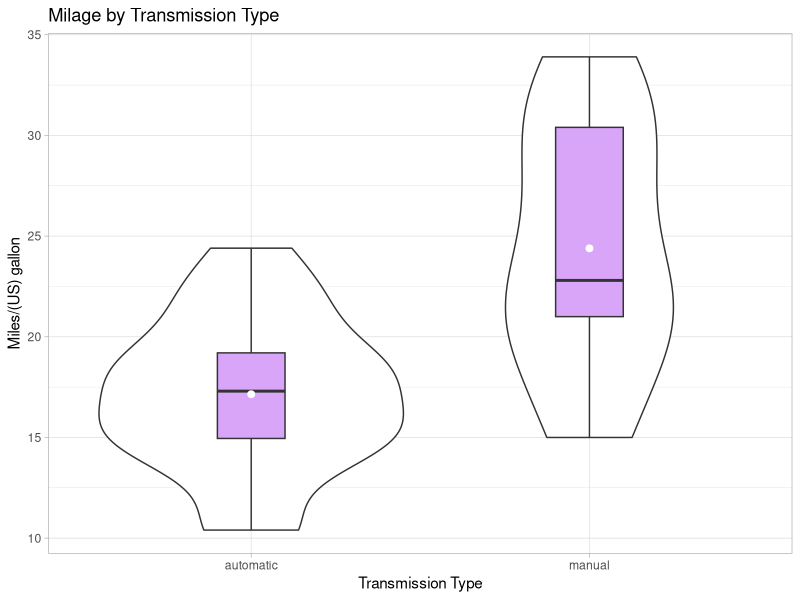
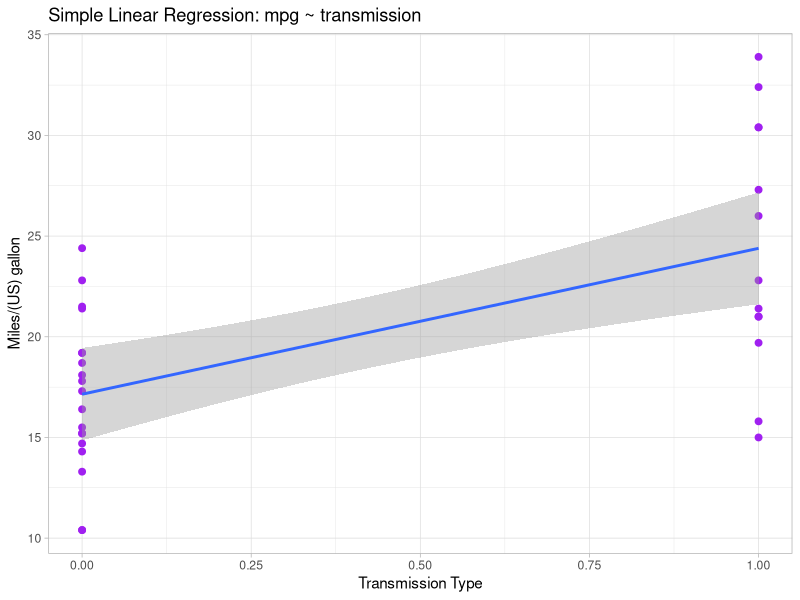
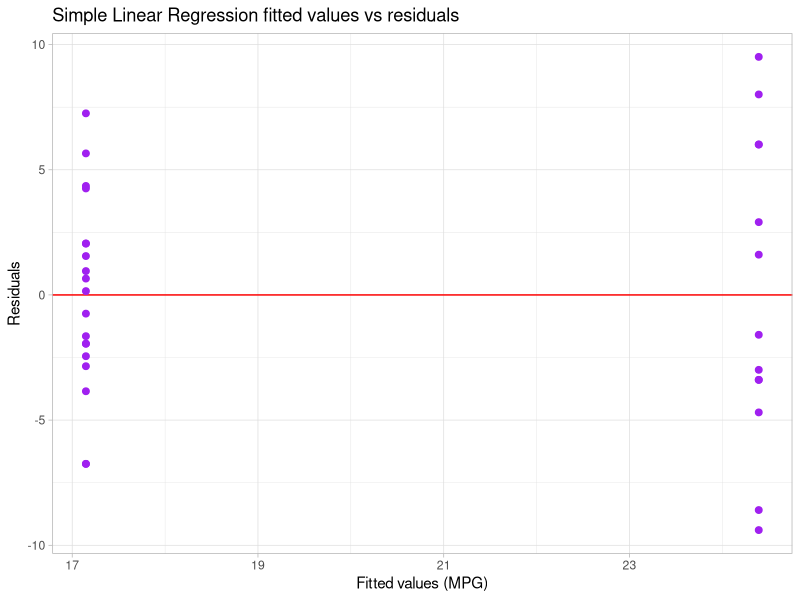
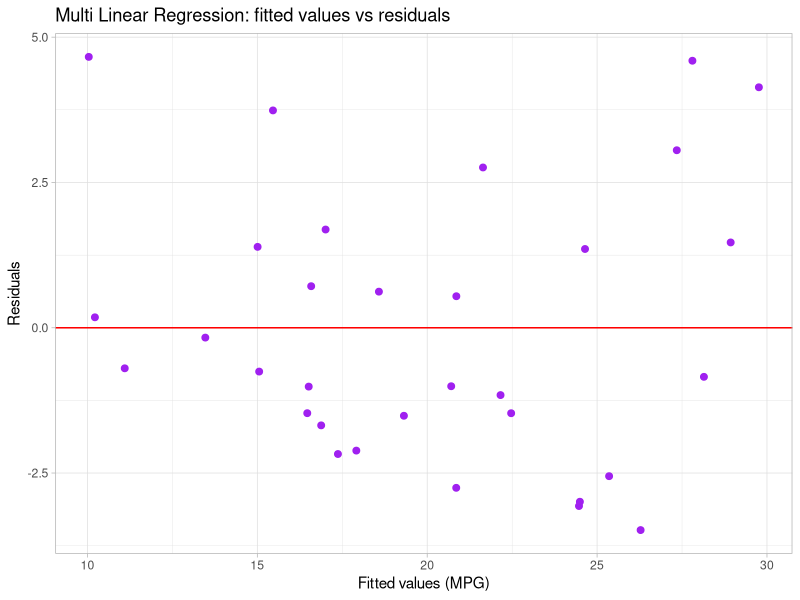
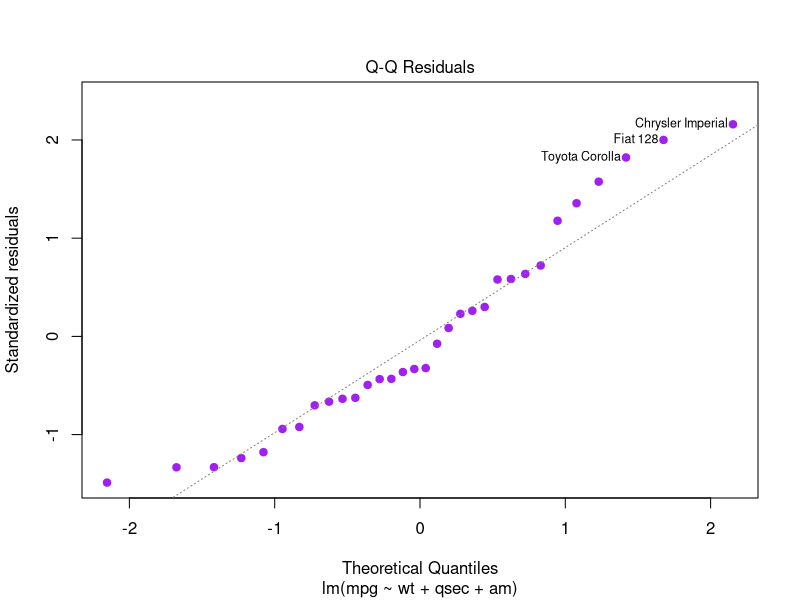

Recreate these plots in R, in order.
## ---- chunk 1
require(knitr, quietly = TRUE)
require(ggplot2, quietly = TRUE)
require(scales, quietly = TRUE)

knitr::opts_chunk$set(echo = FALSE, cache = TRUE, cache.path = "cache/",
                      fig.path = "figure/", fig.align = "center")

# load cars dataset
require(datasets, quietly = TRUE)
data(mtcars)
## ---- chunk 2
kable(head(mtcars), caption = "Sample from mtcars")
## ---- chunk 3
modelSLR <- lm(mpg ~ am, mtcars)
modelSLRsum <- summary(modelSLR)
kable(cbind(modelSLRsum$coef, round(confint(modelSLR), 1)), caption = "Model Coefficients")
## ---- chunk 4
library(MASS)
fit <- lm(mpg ~ ., mtcars)
step <- stepAIC(fit, direction = "both", trace = 0)
modelMLR <- lm(mpg ~ wt + qsec + am, mtcars)
modelMLRsum <- summary(modelMLR)
kable(cbind(modelMLRsum$coef, round(confint(modelMLR), 1)), caption = "Model Coefficients")
## ---- chunk 5
fit.models <- c("Simple Linear Regression", "Multi Linear Regression")
fit.r.squared <- c(modelSLRsum$adj.r.squared, modelMLRsum$adj.r.squared)
fit.vif <- 1/(1 - fit.r.squared)
fit.var.residuals <- c(modelSLRsum$sigma, modelMLRsum$sigma)
fit.aic <- c(AIC(modelSLR), AIC(modelMLR))
df <- data.frame("Model" = fit.models, "R Squared" = fit.r.squared, VIF = fit.vif, "Residual Variance" = fit.var.residuals, AIC = fit.aic)
kable(df, caption = "Compare Models")
## ---- chunk 6
library(MASS)
fit <- lm(mpg ~ ., mtcars)
step <- stepAIC(fit, direction = "both", trace = 0)
step$anova
## ---- chunk 7
sessionInfo()
## ---- chunk 8
mtcars2 <- data.frame(mtcars)
mtcars2$am <- factor(mtcars2$am, labels = c("automatic", "manual"))
ggplot(mtcars2, aes(x = am, y = mpg)) +
    geom_violin() +
    geom_boxplot(width = 0.2, fill = "purple", alpha = 0.4) +
    stat_summary(fun.y = mean, geom = "point", colour = "white", shape = 19, size = 2) +
    theme_light(base_family = "sans", base_size = 11) +
    labs(x = "Transmission Type", y = "Miles/(US) gallon") +
    ggtitle("Milage by Transmission Type")
## ---- chunk 9
ggplot(mtcars, aes(x = am, y = mpg)) +
    geom_point(shape = 19, size = 2, colour = "purple") +
    geom_smooth(method = lm) +
    theme_light(base_family = "sans", base_size = 11) +
    labs(x = "Transmission Type", y = "Miles/(US) gallon") +
    ggtitle("Simple Linear Regression: mpg ~ transmission")
## ---- chunk 10
qplot(fitted(modelSLR), resid(modelSLR)) +
    geom_hline(yintercept = 0, colour = "red") +
    geom_point(shape = 19, size = 2, colour = "purple") +
    theme_light(base_family = "sans", base_size = 11) +
    xlab("Fitted values (MPG)") +
    ylab("Residuals") +
    ggtitle("Simple Linear Regression fitted values vs residuals")
## ---- chunk 11
qplot(fitted(modelMLR), resid(modelMLR)) +
    geom_hline(yintercept = 0, colour = "red") +
    geom_point(shape = 19, size = 2, colour = "purple") +
    theme_light(base_family = "sans", base_size = 11) +
    xlab("Fitted values (MPG)") +
    ylab("Residuals") +
    ggtitle("Multi Linear Regression: fitted values vs residuals")
## ---- chunk 12
plot(modelMLR, which = c(2), pch = 19, col = c("purple"))
